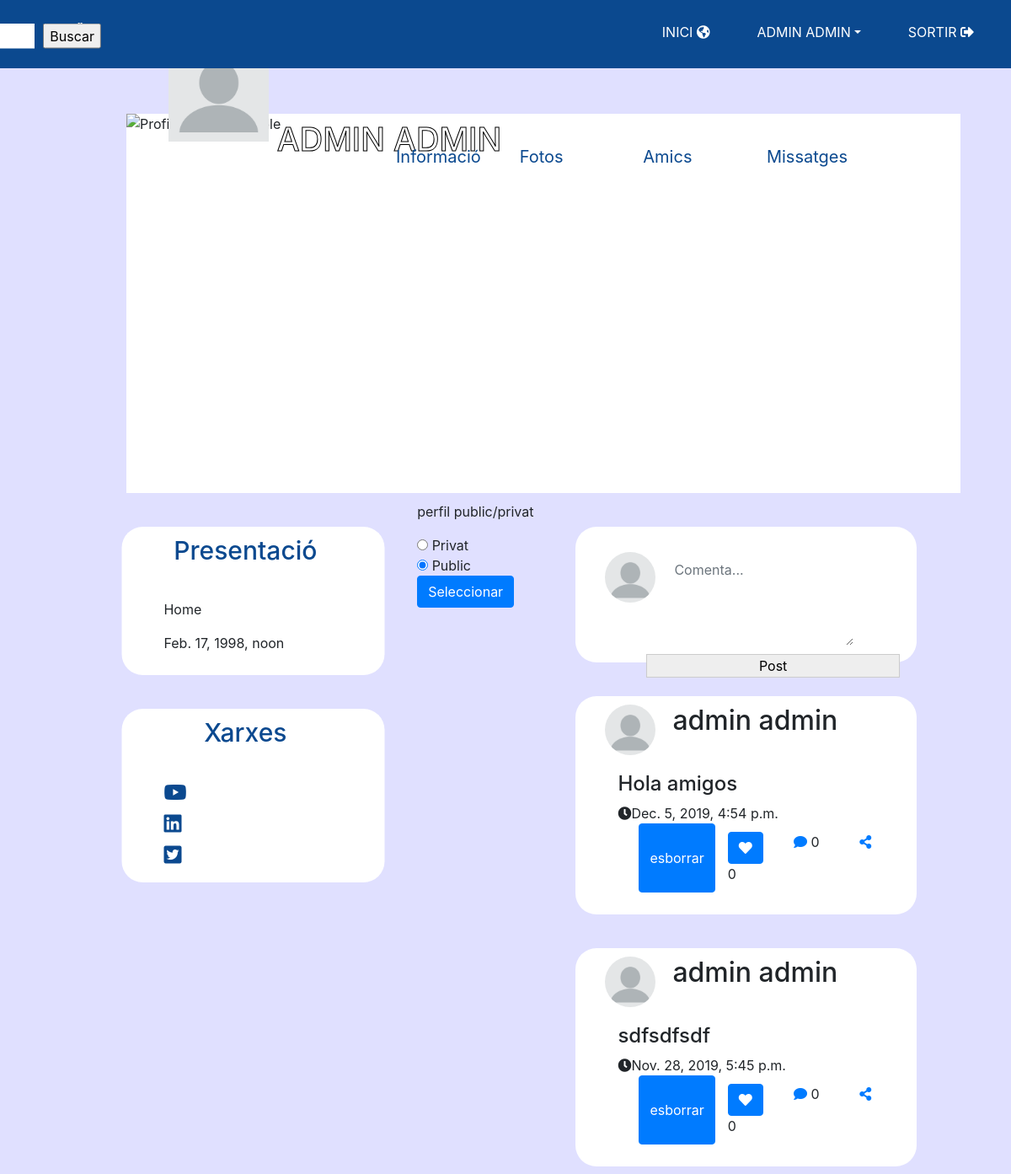
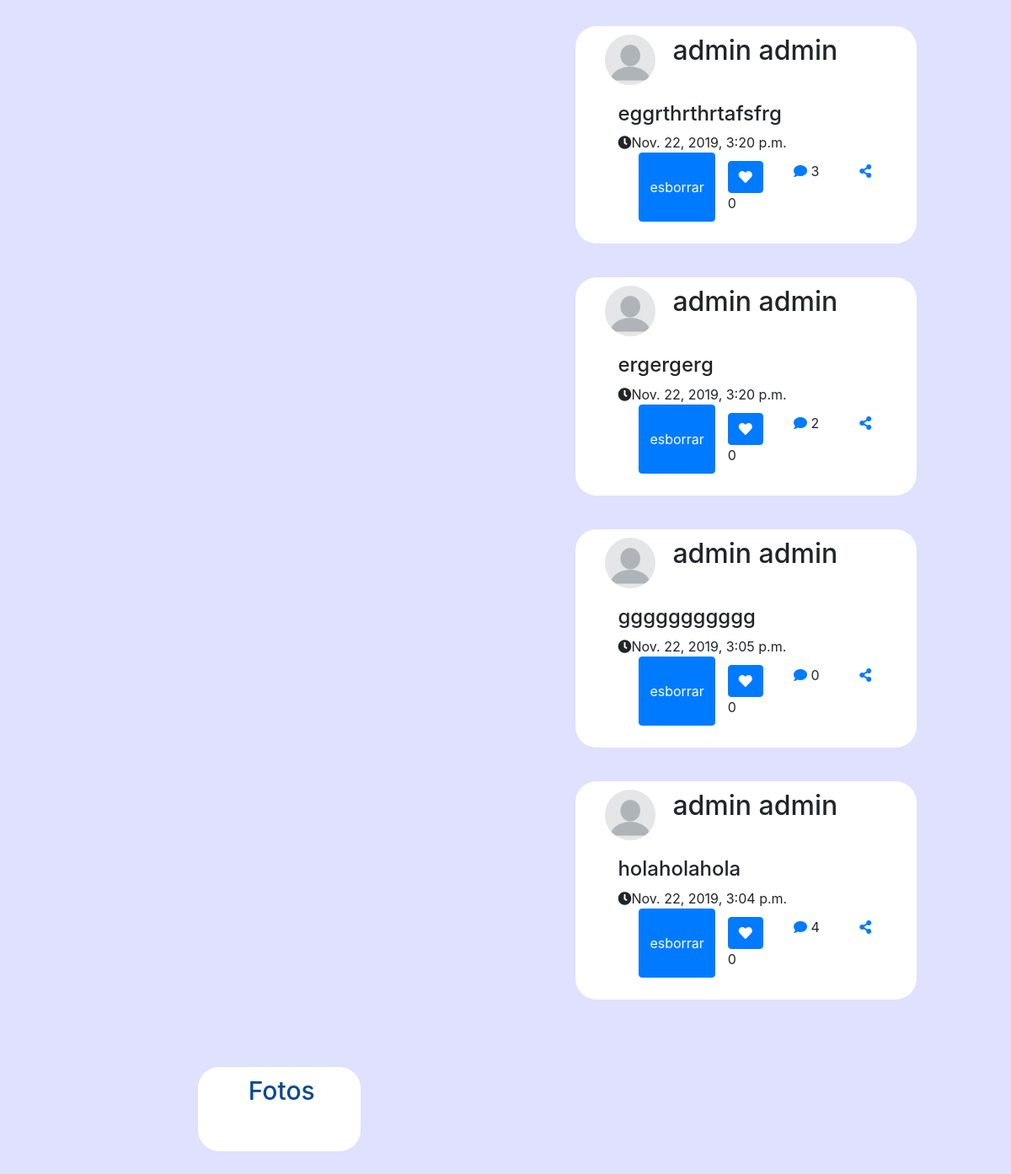
Page /perfil/admin@gmail.com/ (signed in) on the earlier database version (2 pictures, top to bottom).
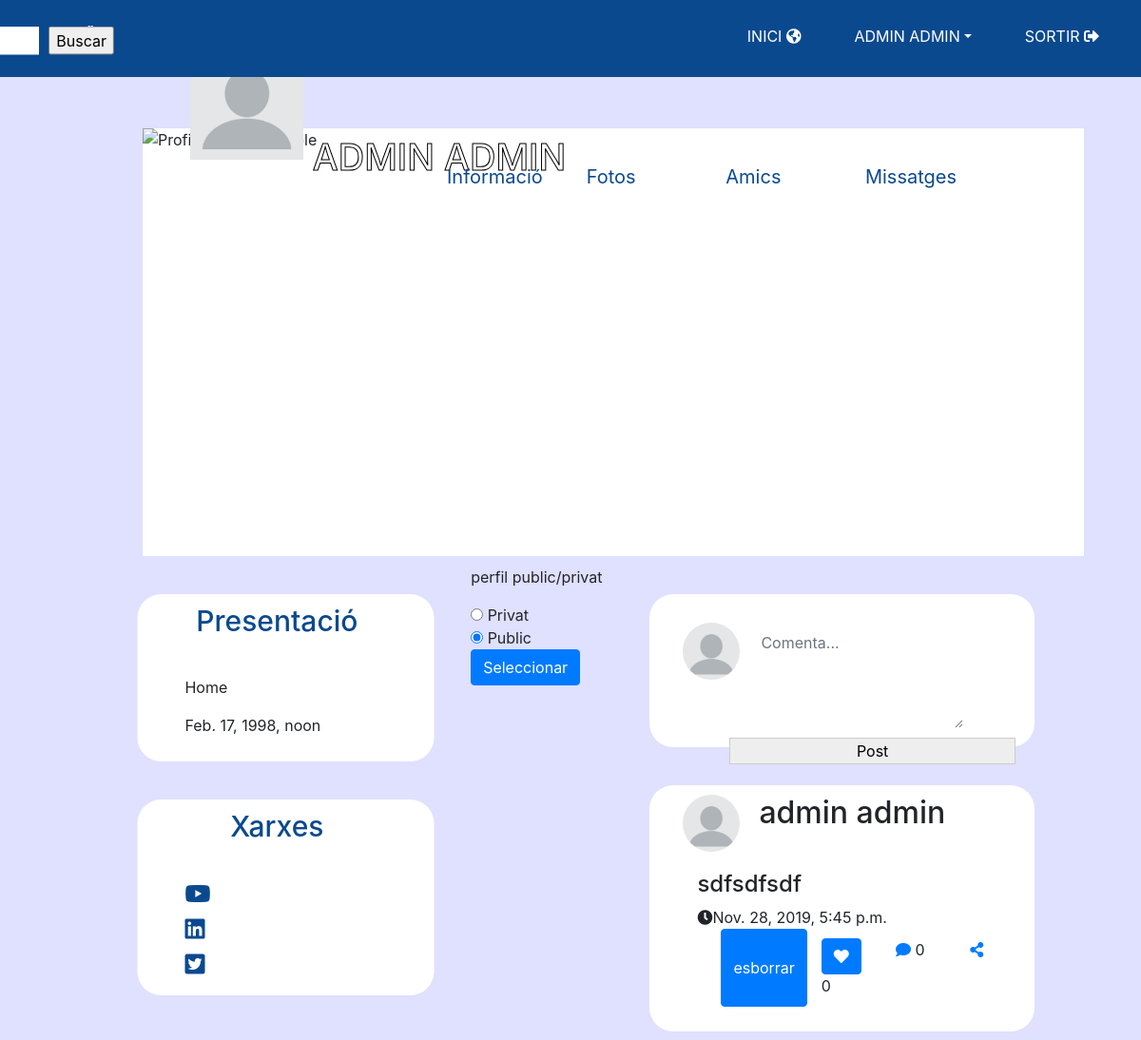
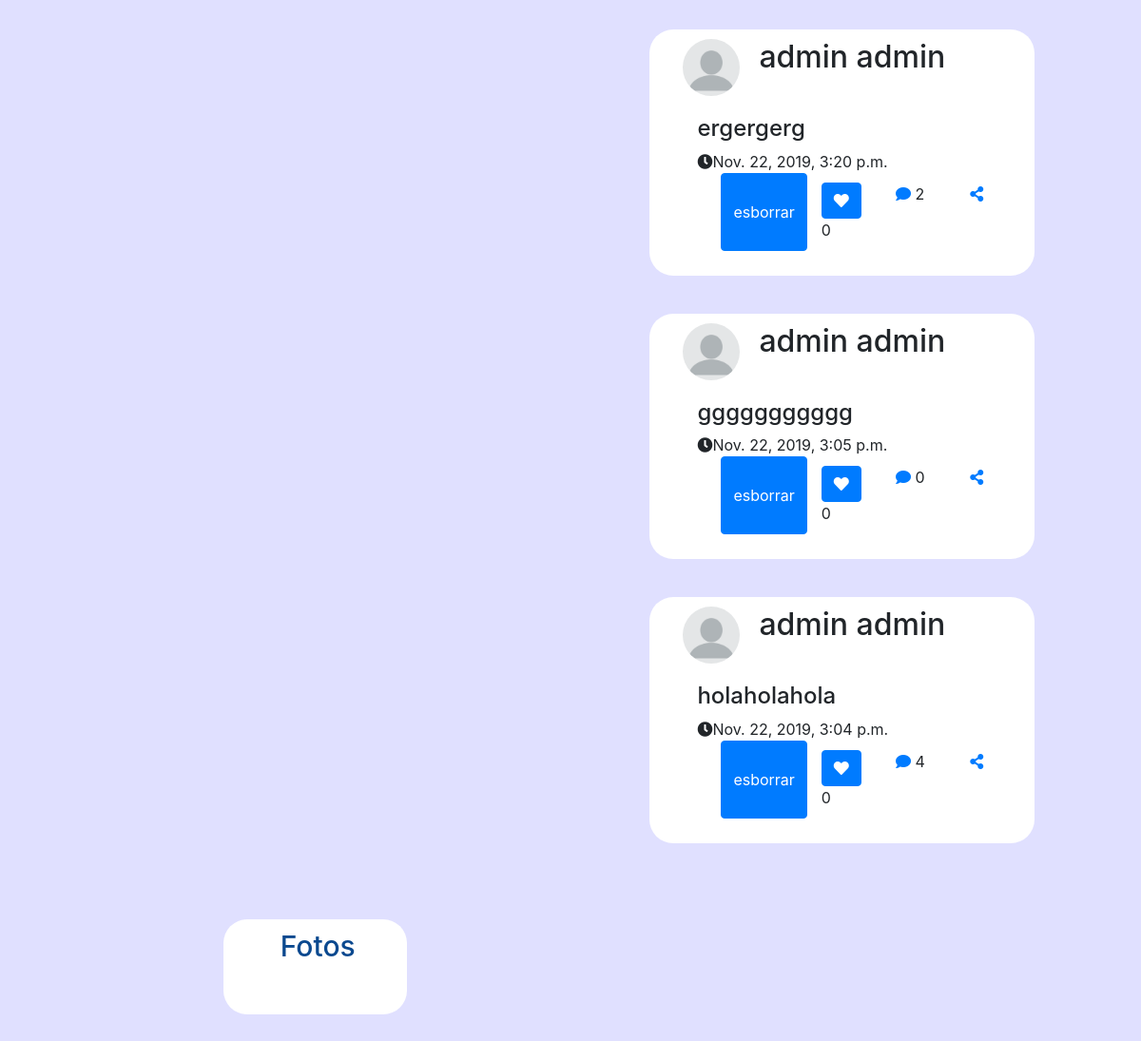
Same page on the later database version (2 pictures, top to bottom).
### likeme/models.py (models this page shows, shortened)
class Posteig(models.Model):
    id = models.AutoField(primary_key=True)
    content = models.CharField(max_length=200)
    user_post = models.ForeignKey(User, on_delete=models.CASCADE)
    creation_date = models.DateTimeField(auto_now_add=True)

class LikeMeUser(AbstractBaseUser):
    email = models.EmailField(verbose_name='email address', max_length=90, unique=True)
    first_name = models.CharField(max_length=30)
    last_name = models.CharField(max_length=30)
    sex = models.IntegerField(default=0)
    birth_date = models.DateTimeField(default=timezone.now)
    phone_number = models.TextField(default=0)
    photo = models.ImageField(upload_to='profiles/', default='profiles/profile_default.png')
    profile_state = models.IntegerField(default = 0)
    join_date = models.DateTimeField(verbose_name='join date', auto_now_add=True)
    active = models.BooleanField(default=True)  # can login
    staff = models.BooleanField(default=False)  # staff user non superuser
    admin = models.BooleanField(default=False)  # superuser
    USERNAME_FIELD = 'email'
    REQUIRED_FIELDS = ['first_name', 'last_name', 'sex', 'birth_date', 'phone_number']
    objects = LikeMeUserManager()
    def get_full_name(self):
        return self.first_name + " " + self.last_name
    @property
    def is_active(self):
        return self.active
    def __str__(self):
        return self.get_full_name()

### likeme/views.py (the view, shortened to what this page needs)
# urls.py: path(r'perfil/', views.mirarPerfil, name='mirarPerfil'),
def mirarPerfil(request, email):
    try:
        l = []
        u = User.objects.get(email=email)
        posts = Posteig.objects.filter(user_post=u).order_by('-creation_date')
        for p in posts:
            comments = Comments.objects.filter(posteig_id=p.id)
            likes = Like.objects.filter(post_id=p.id)
            tr = [(q, Reply.objects.filter(posteig_id=q)) for q in comments]
            t = (p, tr, likes)
            l.append(t)
        freq_current_friends = FriendShip.objects.filter(Q(user_sender=request.user, accepted=True)
                                                    | Q(user_receiver=request.user, accepted=True))
        friends = [x.user_sender if x.user_sender != request.user else x.user_receiver for x in freq_current_friends]
        aut = False
        u = LikeMeUser.objects.get(email=email)
        if u.profile_state == 0:
            aut = True
        elif u == request.user:
            aut = True
        elif u.profile_state == 1:
            if u in friends:
                aut = True
            else:
                aut = False
        if aut:
            context = {
                'client': u,
                'posts': l
            }
        else:
            context = {}
    except:
        context = {}
    return render(request, 'likeme/perfil.html', context)

### templates/likeme/perfil.html (shortened to what this page needs)
<!DOCTYPE html>
<html lang="en">
<head>
</head>
<body>
{% extends "likeme/BasePerfil.html" %}
{% load static %}
{% block feed %}
           {% if client == request.user %}
               <form action ="" method ="POST">
                  <p> perfil public/privat </p>
                  {% if user.profile_state == 1 %}
                          <input type="radio" name="profile_status" value="privat" checked="checked"> Privat <br>
                          <input type="radio" name="profile_status" value="public"> Public <br>
                          <button class="btn btn-primary" id="status_btn" type="submit" name="status_btn">Seleccionar</button>
                  {% else %}
                          <input type="radio" name="profile_status" value="privat"> Privat <br>
                          <input type="radio" name="profile_status" value="public" checked="checked"> Public <br>
                          <button class="btn btn-primary" id="status_btn" type="submit" name="status_btn">Seleccionar</button>
                  {% endif %}
               </form>
           {% endif %}
            <div class="md-col-6" id="perfilfeed">
                <form action ="" method="POST">
                    <div id="perfilpost">
                        <div class="row">
                            <div class="about-img" id="perfilpostfoto"><img src="{{user.photo.url}}" class="img-responsive" alt=""></div>
                            <textarea class="form-control" id="perfilposttext" name="content_post" rows="4" placeholder="Comenta..."></textarea>
                        </div>
                        <input type="submit" style="float:right" name="post_value" value="Post" align="right" id="perfilpostbutton">
                    </div>
                    {% for p in posts %}
                        <div class="post-bar">
                            <div class="row" id="perfilcommentrow1">
                                <div class="about-img" id="perfilimgcomment"><img src="{{user.photo.url}}" class="img-responsive" alt=""></div>
                                <div id="perfilcommentnom">
                                    <h2>{{p.0.user_post}}</h2>
                                </div>
                            </div>
                            <h4> {{ p.0.content }} </h4>
                            <span><i class="fa fa-clock-o"></i>{{p.0.creation_date}}</span>
                            <ul class="row">
				  {% if p.0.user_post == request.user %}
				    <button class="btn btn-primary" id="post_delete" type="submit" name="delete_value" value={{p.0.id}}>esborrar</button>
				  {% endif %}
                                 <div class="col"><button class="btn btn-primary" id="post_like" type="submit" name="like_value" value={{p.0.id}}><i class="fa fa-heart"></i></button> {{p.2|length}}</div>
								<div class="col"><a data-toggle="collapse" href="#perfilcommentcomment{{p.0.id}}" title=""><i class="fa fa-comment"></i></a> {{p.1|length}} </div>
								<div class="col"><a href="#" title=""><i class="fa fa-share-alt"></i></a></div>
                            </ul>
                        </div>
                    {% endfor %}
                </form>
            </div>
{% endblock %}

Differences in the rows shown:
removed Posteig: photo (placeholder picture), user_post.last_name "admin admin", content "Hola amigos", creation_date "Dec. 5, 2019, 4:54 p.m.", {{ p.0.id }} 18 (drawn), p "0"
removed Posteig: photo (placeholder picture), user_post.last_name "admin admin", content "eggrthrthrtafsfrg", creation_date "Nov. 22, 2019, 3:20 p.m.", {{ p.0.id }} 4 (drawn), p "0", p "3"
